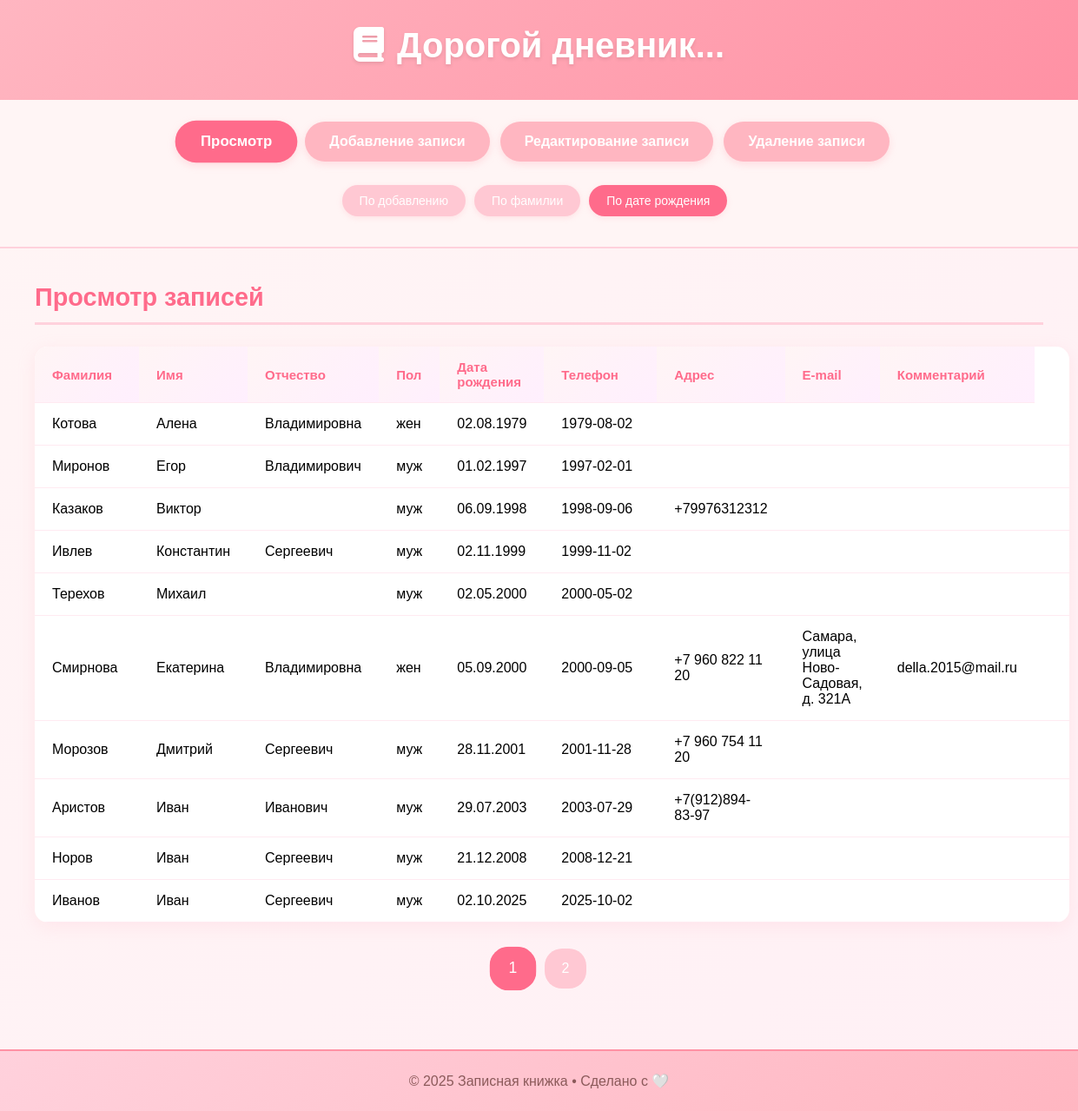
/?action=view&sort=dob, run on the app's committed database.
### tables this page shows
CREATE TABLE contacts (
            id INTEGER PRIMARY KEY AUTOINCREMENT,
            lastname TEXT NOT NULL,
            firstname TEXT NOT NULL,
            patronymic TEXT,
            gender TEXT,
            dob TEXT,
            phone TEXT,
            address TEXT,
            email TEXT,
            comment TEXT,
            created_at TEXT DEFAULT (datetime('now'))
        );

### viewer.php (the view, shortened to what this page needs)
<?php
function render_viewer(PDO $db, string $sort, int $page): string
{
    $perPage = 10;
    $offset = ($page - 1) * $perPage;
    switch ($sort) {
        case 'dob':
            $order = "dob ASC";
            break;
    }
    $totalStmt = $db->query("SELECT COUNT(*) FROM contacts");
    $total = (int) $totalStmt->fetchColumn();
    $totalPages = max(1, ceil($total / $perPage));
    $stmt = $db->prepare("SELECT * FROM contacts ORDER BY $order LIMIT :lim OFFSET :off");
    $stmt->bindValue(':lim', $perPage, PDO::PARAM_INT);
    $stmt->bindValue(':off', $offset, PDO::PARAM_INT);
    $stmt->execute();
    $rows = $stmt->fetchAll(PDO::FETCH_ASSOC);
    $html = '<h2>Просмотр записей</h2>';
    $html .= '<table>';
    $html .= '<tr>
                <th>Фамилия</th>
                <th>Имя</th>
                <th>Отчество</th>
                <th>Пол</th>
                <th>Дата рождения</th>
                <th>Телефон</th>
                <th>Адрес</th>
                <th>E-mail</th>
                <th>Комментарий</th>
              </tr>';
    foreach ($rows as $r) {
        $html .= '<tr>';
        $html .= '<td>' . htmlspecialchars($r['lastname']) . '</td>';
        $html .= '<td>' . htmlspecialchars($r['firstname']) . '</td>';
        $html .= '<td>' . htmlspecialchars($r['patronymic']) . '</td>';
        $html .= '<td>' . htmlspecialchars($r['gender']) . '</td>';
        if (!empty($r['dob'])) {
            $date = DateTime::createFromFormat('Y-m-d', $r['dob']);
            $dobFormatted = $date ? $date->format('d.m.Y') : '';
        } else {
            $dobFormatted = '';
        }
        $html .= '<td>' . htmlspecialchars($dobFormatted) . '</td>';
        $html .= '<td>' . htmlspecialchars($r['dob']) . '</td>';
        $html .= '<td>' . htmlspecialchars($r['phone']) . '</td>';
        $html .= '<td>' . htmlspecialchars($r['address']) . '</td>';
        $html .= '<td>' . htmlspecialchars($r['email']) . '</td>';
        $html .= '<td>' . htmlspecialchars($r['comment']) . '</td>';
        $html .= '</tr>';
    }
    $html .= '</table>';
    if ($totalPages > 1) {
        $html .= '<div class="pagination">';
        for ($p = 1; $p <= $totalPages; $p++) {
            $activeClass = ($p == $page) ? ' active' : '';
            $html .= '<a class="page-link' . $activeClass . '" href="?action=view&sort=' . $sort . '&page=' . $p . '">' . $p . '</a>';
        }
        $html .= '</div>';
    }
    return $html;
}

### index.php (style rules this page uses)
* { margin: 0; padding: 0; box-sizing: border-box; }
body { font-family: 'Arial', sans-serif; background: linear-gradient(135deg, #fff5f5, #fff0f5); min-height: 100vh; display: flex; flex-direction: column; }
table { width: auto; min-width: 100%; border-collapse: collapse; table-layout: auto; background: white; border-radius: 15px; overflow: hidden; box-shadow: 0 5px 20px rgba(255, 182, 193, 0.2); margin: 25px 0; }
th:nth-child(1), td:nth-child(1) { min-width: 120px; }
th:nth-child(2), td:nth-child(2) { min-width: 100px; }
th:nth-child(3), td:nth-child(3) { min-width: 120px; }
th:nth-child(5), td:nth-child(5) { min-width: 110px; }
th:nth-child(6), td:nth-child(6) { min-width: 130px; }
th, td { padding: 15px 20px; text-align: left; border-bottom: 1px solid #ffeaf1; }
th { background: linear-gradient(135deg, #fff5f5, #ffeffe); color: #ff6b8b; font-weight: bold; font-size: 15px; }
.pagination { text-align: center; margin: 30px 0; }
.page-link { display: inline-block; padding: 12px 18px; margin: 0 6px; background: #ffc8d3; color: white; text-decoration: none; border-radius: 20px; font-weight: 500; transition: all 0.3s ease; border: 2px solid transparent; }
.page-link.active { background: #ff6b8b; transform: scale(1.1); }
h2 { color: #ff6b8b; margin-bottom: 25px; border-bottom: 3px solid #ffd1dc; padding-bottom: 12px; font-size: 1.8em; }

### data on the page
contacts: lastname "Котова", firstname "Алена", patronymic "Владимировна", gender "жен", dob "02.08.1979", dob "1979-08-02"
contacts: lastname "Миронов", firstname "Егор", patronymic "Владимирович", gender "муж", dob "01.02.1997", dob "1997-02-01"
contacts: lastname "Казаков", firstname "Виктор", gender "муж", dob "06.09.1998", dob "1998-09-06", phone "+79976312312"
contacts: lastname "Ивлев", firstname "Константин", patronymic "Сергеевич", gender "муж", dob "02.11.1999", dob "1999-11-02"
contacts: lastname "Терехов", firstname "Михаил", gender "муж", dob "02.05.2000", dob "2000-05-02"
contacts: lastname "Смирнова", firstname "Екатерина", patronymic "Владимировна", gender "жен", dob "05.09.2000", dob "2000-09-05", phone "+7 960 822 11 20", address "Самара, улица Ново-Садовая, д. 321А", email "della.2015@mail.ru"
contacts: lastname "Морозов", firstname "Дмитрий", patronymic "Сергеевич", gender "муж", dob "28.11.2001", dob "2001-11-28", phone "+7 960 754 11 20"
contacts: lastname "Аристов", firstname "Иван", patronymic "Иванович", gender "муж", dob "29.07.2003", dob "2003-07-29", phone "+7(912)894-83-97"
contacts: lastname "Норов", firstname "Иван", patronymic "Сергеевич", gender "муж", dob "21.12.2008", dob "2008-12-21"
contacts: lastname "Иванов", firstname "Иван", patronymic "Сергеевич", gender "муж", dob "02.10.2025", dob "2025-10-02"

### other printed values
$label "Просмотр"
$label "Добавление записи"
$label "Редактирование записи"
$label "Удаление записи"
$slabel "По добавлению"
$slabel "По фамилии"
$slabel "По дате рождения"
